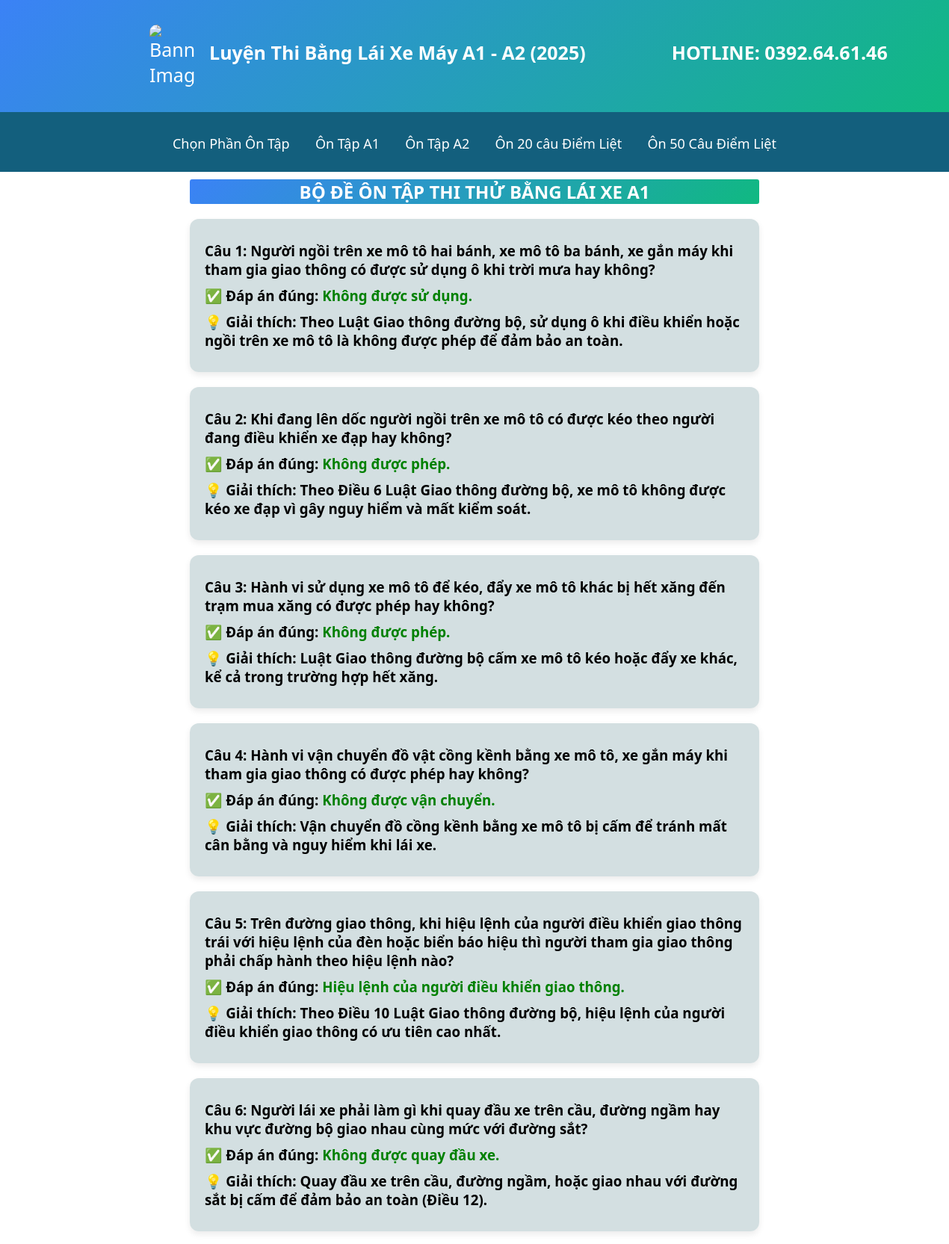
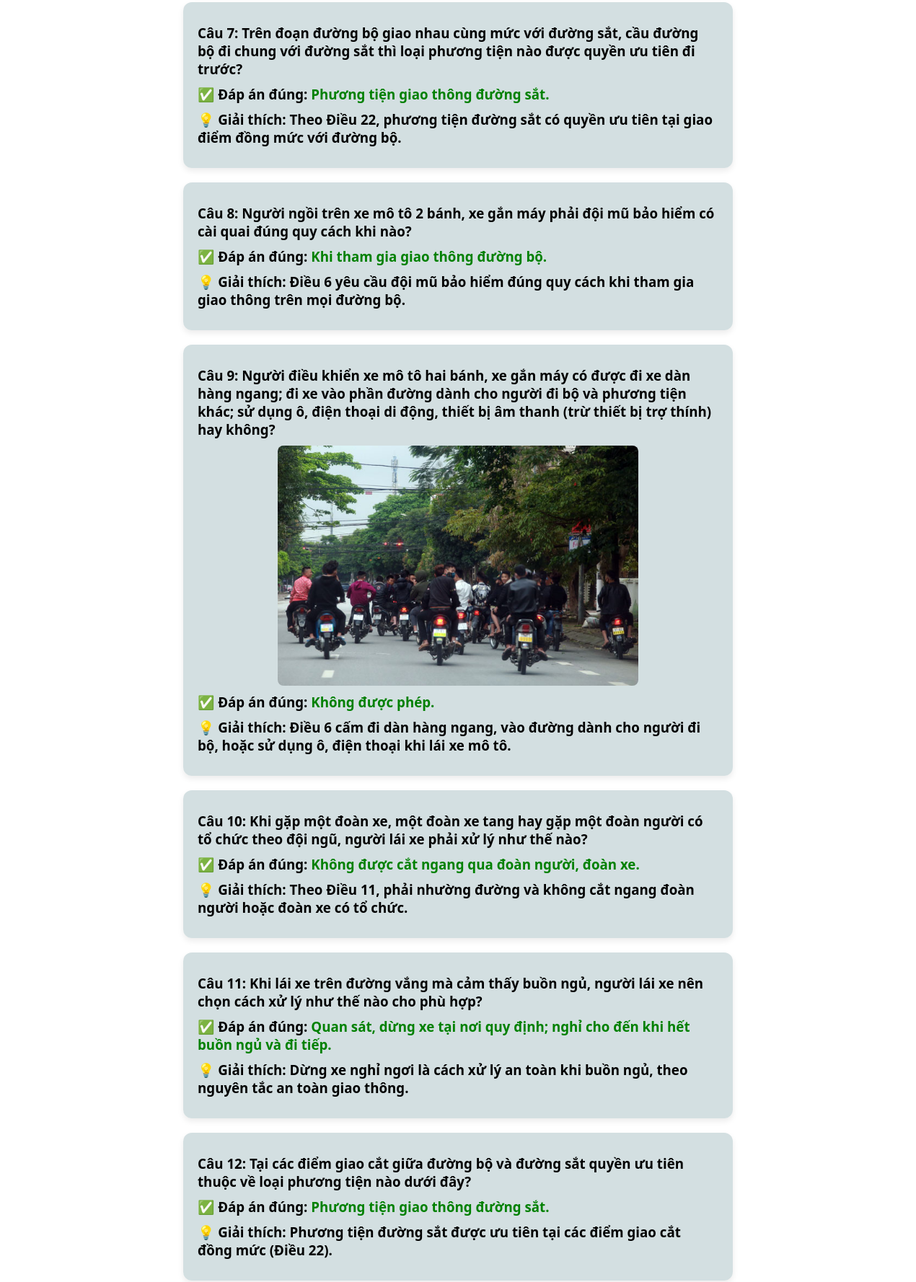
Screenshot of /pages/ontapcaulietA2.php (upper part) with the database file from the repository (2 pictures, top to bottom).
### tables this page shows
CREATE TABLE `answers` (
  `answer_id` int NOT NULL,
  `question_id` int NOT NULL,
  `answer_text` text NOT NULL,
  `explanation` text,
  `is_correct` tinyint(1) DEFAULT '0'
);

CREATE TABLE `questions` (
  `question_id` int NOT NULL,
  `set_id` int DEFAULT NULL,
  `question_text` text,
  `question_image` varchar(255) DEFAULT NULL,
  `is_critical` tinyint DEFAULT NULL
);

### pages/ontapcaulietA2.php (the view, shortened to what this page needs)
<?php
include '../includes/config.php';
isset($_GET['set_id']) ? $set_id = intval($_GET['set_id']) : $set_id = 40;
$limit = 50;
$critical_questions = [
    40 => [651, 700]
];
list($start_id, $end_id) = $critical_questions[$set_id];
$stmt = $conn->prepare("
    SELECT q.*, a.answer_text, a.explanation
    FROM questions q
    JOIN answers a ON q.question_id = a.question_id
    WHERE a.is_correct = 1 AND q.question_id BETWEEN ? AND ?
    ORDER BY q.question_id
    LIMIT ?
");
$stmt->bind_param("iii", $start_id, $end_id, $limit);
$stmt->execute();
$result = $stmt->get_result();
$questions = [];
while ($row = $result->fetch_assoc())
    $questions[] = $row;
?>
<!DOCTYPE html>
<html lang="en">
<head>
    <link rel="stylesheet" href="../assets/css/middle.css" />
</head>
<body>
    <div class="main-content">
        <?php include './widget/header.php'; ?>
        <h2>BỘ ĐỀ ÔN TẬP THI THỬ BẰNG LÁI XE A1 </h2>
        <div class="exam-container">
            <?php
            $count = 1;
            if (!empty($questions)) {
                foreach ($questions as $q) {
                    echo '<div class="question-box">';
                    echo "<h3>Câu $count: {$q["question_text"]}</h3>";
                    if (!empty($q['question_image'])) {
                        $filename = basename($q['question_image']);
                        $correctPath = "../assets/img/" . $filename;
                        if (file_exists($correctPath)) {
                            echo "<img src='$correctPath' alt='Hình minh họa' style='max-width: 500px; display:block; margin-top:10px;'>";
                        }
                    }
                    echo "<h3>✅ Đáp án đúng: <span style='color: green'>{$q["answer_text"]}</span></h3>";
                    echo "<h3>💡 Giải thích: {$q['explanation']}</h3>";
                    echo '</div>';
                    $count++;
                }
            } else {
                echo "<p>Không có câu hỏi nào.</p>";
            }
            ?>
        </div>
    </div>
</body>
</html>

### assets/css/middle.css (style rules this page uses)
html, body { height: 100%; margin: 0; padding: 0; flex-direction: column; font-family: 'Segoe UI', Tahoma, Geneva, Verdana, sans-serif; }
.main-content { display: flex; flex-direction: column; min-height: 100vh; }
h2 { width: 60%; color: white; background: linear-gradient(135deg, #3b82f6, #10b981); border-radius: 3px; margin-top: 10px; text-align: center; margin-left: auto; margin-right: auto; }
.exam-container { display: flex; flex-direction: column; gap: 20px; width: 60%; margin: 0 auto; padding: 0 20px; }
.question-box { background-color: rgba(201, 216, 218, 0.805); padding: 20px; border-radius: 12px; box-shadow: 0 4px 8px rgba(0, 0, 0, 0.08); }
.question-box img { max-width: 50%; margin-top: 15px; border-radius: 8px; }
img { max-width: 500px; display: block; margin-top: 10px; margin: 0 auto; }
.question-box h3 { margin: 10px 0; }

### rows the page displays
answers: question.question_text "Người ngồi trên xe mô tô hai bánh, xe mô tô ba bánh, xe gắn máy khi tham gia giao thông có được sử dụng ô khi trời mưa hay không?", answer_text "Không được sử dụng.", explanation "Theo Luật Giao thông đường bộ, sử dụng ô khi điều khiển hoặc ngồi trên xe mô tô là không được phép để đảm bảo an toàn."
answers: question.question_text "Khi đang lên dốc người ngồi trên xe mô tô có được kéo theo người đang điều khiển xe đạp hay không?", answer_text "Không được phép.", explanation "Theo Điều 6 Luật Giao thông đường bộ, xe mô tô không được kéo xe đạp vì gây nguy hiểm và mất kiểm soát."
answers: question.question_text "Hành vi sử dụng xe mô tô để kéo, đẩy xe mô tô khác bị hết xăng đến trạm mua xăng có được phép hay không?", answer_text "Không được phép.", explanation "Luật Giao thông đường bộ cấm xe mô tô kéo hoặc đẩy xe khác, kể cả trong trường hợp hết xăng."
answers: question.question_text "Hành vi vận chuyển đồ vật cồng kềnh bằng xe mô tô, xe gắn máy khi tham gia giao thông có được phép hay không?", answer_text "Không được vận chuyển.", explanation "Vận chuyển đồ cồng kềnh bằng xe mô tô bị cấm để tránh mất cân bằng và nguy hiểm khi lái xe."
answers: question.question_text "Trên đường giao thông, khi hiệu lệnh của người điều khiển giao thông trái với hiệu lệnh của đèn hoặc biển báo hiệu thì người tham gia giao thông phải chấp hành theo hiệu lệnh nào?", answer_text "Hiệu lệnh của người điều khiển giao thông.", explanation "Theo Điều 10 Luật Giao thông đường bộ, hiệu lệnh của người điều khiển giao thông có ưu tiên cao nhất."
answers: question.question_text "Người lái xe phải làm gì khi quay đầu xe trên cầu, đường ngầm hay khu vực đường bộ giao nhau cùng mức với đường sắt?", answer_text "Không được quay đầu xe.", explanation "Quay đầu xe trên cầu, đường ngầm, hoặc giao nhau với đường sắt bị cấm để đảm bảo an toàn (Điều 12)."
answers: question.question_text "Trên đoạn đường bộ giao nhau cùng mức với đường sắt, cầu đường bộ đi chung với đường sắt thì loại phương tiện nào được quyền ưu tiên đi trước?", answer_text "Phương tiện giao thông đường sắt.", explanation "Theo Điều 22, phương tiện đường sắt có quyền ưu tiên tại giao điểm đồng mức với đường bộ."
answers: question.question_text "Người ngồi trên xe mô tô 2 bánh, xe gắn máy phải đội mũ bảo hiểm có cài quai đúng quy cách khi nào?", answer_text "Khi tham gia giao thông đường bộ.", explanation "Điều 6 yêu cầu đội mũ bảo hiểm đúng quy cách khi tham gia giao thông trên mọi đường bộ."
answers: question.question_text "Người điều khiển xe mô tô hai bánh, xe gắn máy có được đi xe dàn hàng ngang; đi xe vào phần đường dành cho người đi bộ và phương tiện khác; sử dụng ô, điện thoại di động, thiết bị âm thanh (trừ thiết bị trợ thính) hay không?", question.question_image (picture), answer_text "Không được phép.", explanation "Điều 6 cấm đi dàn hàng ngang, vào đường dành cho người đi bộ, hoặc sử dụng ô, điện thoại khi lái xe mô tô."
answers: question.question_text "Khi gặp một đoàn xe, một đoàn xe tang hay gặp một đoàn người có tổ chức theo đội ngũ, người lái xe phải xử lý như thế nào?", answer_text "Không được cắt ngang qua đoàn người, đoàn xe.", explanation "Theo Điều 11, phải nhường đường và không cắt ngang đoàn người hoặc đoàn xe có tổ chức."
answers: question.question_text "Khi lái xe trên đường vắng mà cảm thấy buồn ngủ, người lái xe nên chọn cách xử lý như thế nào cho phù hợp?", answer_text "Quan sát, dừng xe tại nơi quy định; nghỉ cho đến khi hết buồn ngủ và đi tiếp.", explanation "Dừng xe nghỉ ngơi là cách xử lý an toàn khi buồn ngủ, theo nguyên tắc an toàn giao thông."
answers: question.question_text "Tại các điểm giao cắt giữa đường bộ và đường sắt quyền ưu tiên thuộc về loại phương tiện nào dưới đây?", answer_text "Phương tiện giao thông đường sắt.", explanation "Phương tiện đường sắt được ưu tiên tại các điểm giao cắt đồng mức (Điều 22)."
